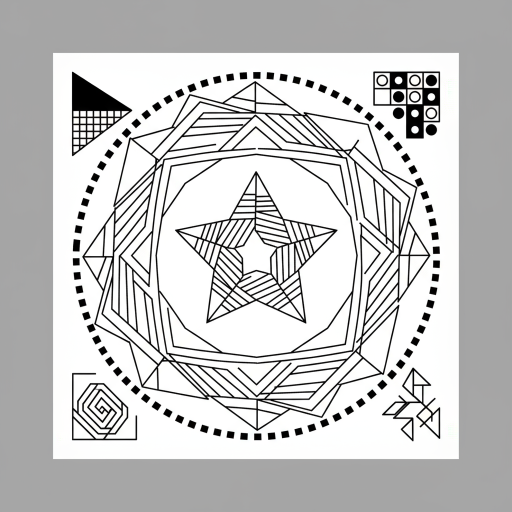
#> input picture markers/marker_2.png, 1024 x 1024 px (shown at 1/2 size); its folder holds only this picture in this run
$ python test_ar_system.py
#> lines starting #> are read from the running program, lines starting #| are printed output that depends on the picture
### src/ar_engine.py
"""
Augmented Reality Engine
Built from scratch following build-your-own-x guidelines

This module implements the core AR functionality including:
- Feature detection and matching
- Homography estimation
- 3D projection and rendering
"""

import cv2
import numpy as np
import matplotlib.pyplot as plt
from typing import Tuple, List, Optional, Dict, Any


class AREngine:
    """
    Main Augmented Reality Engine class that handles marker detection,
    tracking, and 3D model projection.
    """

    def __init__(self, detector_type: str = 'ORB'):
        """
        Initialize the AR Engine.

        Args:
            detector_type: Feature detector type ('ORB', 'SIFT', 'SURF')
        """
        self.detector_type = detector_type
        self.detector = self._create_detector(detector_type)
        self.matcher = self._create_matcher()

        # Camera calibration parameters (will be set during calibration)
        self.camera_matrix = None
        self.dist_coeffs = None

        # Reference marker data
        self.reference_markers = {}

        # 3D model vertices for rendering
        self.model_vertices = self._create_default_3d_model()

    def _create_detector(self, detector_type: str):
        """Create feature detector based on type."""
        if detector_type == 'ORB':
            return cv2.ORB_create(nfeatures=1000)
        elif detector_type == 'SIFT':
            return cv2.SIFT_create()
        elif detector_type == 'SURF':
            return cv2.xfeatures2d.SURF_create(400)
        else:
            raise ValueError(f"Unsupported detector type: {detector_type}")

    def _create_matcher(self):
        """Create feature matcher."""
        if self.detector_type == 'ORB':
            # Use Hamming distance for binary descriptors
            return cv2.BFMatcher(cv2.NORM_HAMMING, crossCheck=True)
        else:
            # Use L2 distance for float descriptors
            return cv2.BFMatcher(cv2.NORM_L2, crossCheck=True)

    def _create_default_3d_model(self) -> np.ndarray:
        """Create a default 3D cube model for rendering."""
        # Define a 3D cube with vertices
        vertices = np.array([
            [0, 0, 0],      # Bottom face
            [1, 0, 0],
            [1, 1, 0],
            [0, 1, 0],
            [0, 0, -1],     # Top face
            [1, 0, -1],
            [1, 1, -1],
            [0, 1, -1]
        ], dtype=np.float32)

        return vertices

    def add_reference_marker(self, marker_id: str, image_path: str):
        """
        Add a reference marker image for tracking.

        Args:
            marker_id: Unique identifier for the marker
            image_path: Path to the reference marker image
        """
        # Load reference image
        ref_image = cv2.imread(image_path, cv2.IMREAD_GRAYSCALE)
        if ref_image is None:
            raise ValueError(f"Could not load reference image: {image_path}")

        # Detect keypoints and compute descriptors
        keypoints, descriptors = self.detector.detectAndCompute(ref_image, None)

        # Store reference data
        self.reference_markers[marker_id] = {
            'image': ref_image,
            'keypoints': keypoints,
            'descriptors': descriptors,
            'shape': ref_image.shape
        }

        print(f"Added reference marker '{marker_id}' with {len(keypoints)} keypoints")

    def detect_and_match_features(self, query_image: np.ndarray, marker_id: str) -> Tuple[List, List, List]:
        """
        Detect features in query image and match with reference marker.

        Args:
            query_image: Input image to search for markers
            marker_id: ID of the reference marker to match against

        Returns:
            Tuple of (good_matches, query_keypoints, reference_keypoints)
        """
        if marker_id not in self.reference_markers:
            raise ValueError(f"Reference marker '{marker_id}' not found")

        # Convert to grayscale if needed
        if len(query_image.shape) == 3:
            query_gray = cv2.cvtColor(query_image, cv2.COLOR_BGR2GRAY)
        else:
            query_gray = query_image

        # Detect keypoints and compute descriptors in query image
        query_kp, query_desc = self.detector.detectAndCompute(query_gray, None)

        if query_desc is None or len(query_desc) == 0:
            return [], [], []

        # Get reference data
        ref_data = self.reference_markers[marker_id]
        ref_desc = ref_data['descriptors']

        if ref_desc is None or len(ref_desc) == 0:
            return [], [], []

        # Match descriptors
        matches = self.matcher.match(query_desc, ref_desc)

        # Sort matches by distance (best matches first)
        matches = sorted(matches, key=lambda x: x.distance)

        # Filter good matches using distance threshold
        good_matches = []
        if len(matches) > 0:
            # Use adaptive threshold based on match quality
            distance_threshold = min(50, matches[0].distance * 2.5)
            good_matches = [m for m in matches if m.distance < distance_threshold]

        return good_matches, query_kp, ref_data['keypoints']

    # [141 lines left out: functions estimate_homography, get_marker_corners, draw_detection_results, process_frame, test_ar_engine, not called in this run]


# [2 lines that do not run on import are left out]

### src/renderer_3d.py
"""
3D Renderer for Augmented Reality
Implements 3D projection mathematics and rendering pipeline

This module handles:
- Camera calibration and intrinsic parameters
- 3D to 2D projection using homography
- 3D model rendering and visualization
"""

import cv2
import numpy as np
import matplotlib.pyplot as plt
from typing import Tuple, List, Optional, Dict, Any


class Renderer3D:
    """
    3D Renderer class that handles projection of 3D models onto 2D images
    using camera calibration and homography transformations.
    """

    def __init__(self, camera_matrix: Optional[np.ndarray] = None,
                 dist_coeffs: Optional[np.ndarray] = None):
        """
        Initialize the 3D renderer.

        Args:
            camera_matrix: Camera intrinsic matrix (3x3)
            dist_coeffs: Distortion coefficients
        """
        # Default camera parameters (will be updated with calibration)
        if camera_matrix is None:
            # Default camera matrix for typical webcam
            self.camera_matrix = np.array([
                [800, 0, 320],
                [0, 800, 240],
                [0, 0, 1]
            ], dtype=np.float32)
        else:
            self.camera_matrix = camera_matrix

        if dist_coeffs is None:
            self.dist_coeffs = np.zeros((4, 1), dtype=np.float32)
        else:
            self.dist_coeffs = dist_coeffs

    # [4 lines left out: function set_camera_parameters, not called in this run]

    def homography_to_pose(self, homography: np.ndarray, marker_size: float = 1.0) -> Tuple[np.ndarray, np.ndarray]:
        """
        Decompose homography matrix to get camera pose (rotation and translation).

        Args:
            homography: 3x3 homography matrix
            marker_size: Physical size of the marker in world units

        Returns:
            Tuple of (rotation_vector, translation_vector)
        """
        # Normalize homography
        h = homography / np.linalg.norm(homography[:, 0])

        # Extract rotation and translation from homography
        # H = K * [r1 r2 t] where r1, r2 are first two columns of rotation matrix
        h1 = h[:, 0]
        h2 = h[:, 1]
        h3 = h[:, 2]

        # Compute rotation vectors
        r1 = np.linalg.inv(self.camera_matrix) @ h1
        r2 = np.linalg.inv(self.camera_matrix) @ h2
        t = np.linalg.inv(self.camera_matrix) @ h3

        # Normalize rotation vectors
        r1 = r1 / np.linalg.norm(r1)
        r2 = r2 / np.linalg.norm(r2)

        # Compute third rotation vector (cross product)
        r3 = np.cross(r1, r2)

        # Create rotation matrix
        rotation_matrix = np.column_stack((r1, r2, r3))

        # Ensure proper rotation matrix (orthogonal with determinant 1)
        U, _, Vt = np.linalg.svd(rotation_matrix)
        rotation_matrix = U @ Vt

        # Convert rotation matrix to rotation vector
        rotation_vector, _ = cv2.Rodrigues(rotation_matrix)

        # Scale translation by marker size
        translation_vector = t * marker_size

        return rotation_vector, translation_vector

    # [23 lines left out: function project_3d_points, not called in this run]

    def create_cube_model(self, size: float = 1.0) -> Tuple[np.ndarray, List[Tuple[int, int]]]:
        """
        Create a 3D cube model with vertices and edges.

        Args:
            size: Size of the cube

        Returns:
            Tuple of (vertices, edges)
        """
        # Define cube vertices
        vertices = np.array([
            [0, 0, 0],          # 0: bottom-front-left
            [size, 0, 0],       # 1: bottom-front-right
            [size, size, 0],    # 2: bottom-back-right
            [0, size, 0],       # 3: bottom-back-left
            [0, 0, -size],      # 4: top-front-left
            [size, 0, -size],   # 5: top-front-right
            [size, size, -size], # 6: top-back-right
            [0, size, -size]    # 7: top-back-left
        ], dtype=np.float32)

        # Define cube edges (connections between vertices)
        edges = [
            # Bottom face
            (0, 1), (1, 2), (2, 3), (3, 0),
            # Top face
            (4, 5), (5, 6), (6, 7), (7, 4),
            # Vertical edges
            (0, 4), (1, 5), (2, 6), (3, 7)
        ]

        return vertices, edges

    def create_pyramid_model(self, base_size: float = 1.0, height: float = 1.0) -> Tuple[np.ndarray, List[Tuple[int, int]]]:
        """
        Create a 3D pyramid model.

        Args:
            base_size: Size of the pyramid base
            height: Height of the pyramid

        Returns:
            Tuple of (vertices, edges)
        """
        # Define pyramid vertices
        vertices = np.array([
            [0, 0, 0],                    # 0: base corner 1
            [base_size, 0, 0],            # 1: base corner 2
            [base_size, base_size, 0],    # 2: base corner 3
            [0, base_size, 0],            # 3: base corner 4
            [base_size/2, base_size/2, -height]  # 4: apex
        ], dtype=np.float32)

        # Define pyramid edges
        edges = [
            # Base edges
            (0, 1), (1, 2), (2, 3), (3, 0),
            # Edges to apex
            (0, 4), (1, 4), (2, 4), (3, 4)
        ]

        return vertices, edges

    def create_coordinate_axes(self, length: float = 1.0) -> Tuple[np.ndarray, List[Tuple[int, int, Tuple[int, int, int]]]]:
        """
        Create 3D coordinate axes for visualization.

        Args:
            length: Length of each axis

        Returns:
            Tuple of (vertices, colored_edges)
        """
        # Define axis vertices
        vertices = np.array([
            [0, 0, 0],        # 0: origin
            [length, 0, 0],   # 1: X-axis end (red)
            [0, length, 0],   # 2: Y-axis end (green)
            [0, 0, -length]   # 3: Z-axis end (blue)
        ], dtype=np.float32)

        # Define colored edges (vertex1, vertex2, color_BGR)
        colored_edges = [
            (0, 1, (0, 0, 255)),    # X-axis: red
            (0, 2, (0, 255, 0)),    # Y-axis: green
            (0, 3, (255, 0, 0))     # Z-axis: blue
        ]

        return vertices, colored_edges

    # [139 lines left out: functions draw_3d_model, draw_coordinate_axes, render_ar_scene, test_renderer_3d, not called in this run]


# [2 lines that do not run on import are left out]

### examples/test_ar_system.py
"""
AR System Test Script
Tests all components of the AR system without requiring a camera

This script demonstrates:
- Marker loading and feature detection
- Homography estimation
- 3D model projection
- Complete AR pipeline
"""

import sys
import os
import cv2
import numpy as np

# Add src directory to path
sys.path.append(os.path.join(os.path.dirname(__file__), '..', 'src'))

from ar_engine import AREngine
from renderer_3d import Renderer3D


def create_test_scene():
    """Create a test scene with a marker in it."""
    # Create a test image
    scene = np.ones((480, 640, 3), dtype=np.uint8) * 200  # Light gray background

    # Add some noise/texture to make it more realistic
    noise = np.random.randint(-30, 30, scene.shape, dtype=np.int16)
    scene = np.clip(scene.astype(np.int16) + noise, 0, 255).astype(np.uint8)

    # Load and place a marker in the scene
    marker_path = os.path.join(os.path.dirname(__file__), '..', 'markers', 'marker_1.png')

    if os.path.exists(marker_path):
        marker = cv2.imread(marker_path)
        if marker is not None:
            # Resize marker and place it in the scene
            marker_resized = cv2.resize(marker, (150, 150))

            # Place marker at position (200, 100)
            x, y = 200, 100
            h, w = marker_resized.shape[:2]
            scene[y:y+h, x:x+w] = marker_resized

            print(f"Placed marker in test scene at ({x}, {y})")

    return scene


def test_ar_components():
    """Test individual AR components."""
    print("=== Testing AR Components ===")

    # Test AR Engine
    print("\n1. Testing AR Engine...")
    ar_engine = AREngine(detector_type='ORB')
    print(f"   ✓ AR Engine created with {ar_engine.detector_type} detector")

    # Test 3D Renderer
    print("\n2. Testing 3D Renderer...")
    renderer = Renderer3D()

    # Test model creation
    cube_vertices, cube_edges = renderer.create_cube_model(1.0)
    pyramid_vertices, pyramid_edges = renderer.create_pyramid_model(1.0, 1.5)
    axes_vertices, axes_edges = renderer.create_coordinate_axes(1.0)

    print(f"   ✓ Cube model: {len(cube_vertices)} vertices, {len(cube_edges)} edges")
    print(f"   ✓ Pyramid model: {len(pyramid_vertices)} vertices, {len(pyramid_edges)} edges")
    print(f"   ✓ Coordinate axes: {len(axes_vertices)} vertices, {len(axes_edges)} axes")

    # Test homography to pose conversion
    test_homography = np.array([
        [1.2, 0.1, 250],
        [0.1, 1.2, 150],
        [0.001, 0.001, 1.0]
    ], dtype=np.float32)

    rvec, tvec = renderer.homography_to_pose(test_homography)
    print(f"   ✓ Pose estimation: rotation {rvec.shape}, translation {tvec.shape}")

    return ar_engine, renderer


def test_marker_detection():
    """Test marker detection and tracking."""
    print("\n=== Testing Marker Detection ===")

    # Create AR engine
    ar_engine = AREngine(detector_type='ORB')

    # Load markers
    markers_dir = os.path.join(os.path.dirname(__file__), '..', 'markers')
    markers_loaded = 0

    for filename in os.listdir(markers_dir):
        if filename.lower().endswith('.png'):
            marker_path = os.path.join(markers_dir, filename)
            marker_id = os.path.splitext(filename)[0]

            try:
                ar_engine.add_reference_marker(marker_id, marker_path)
#> in add_reference_marker, `keypoints, descriptors = self.detector.detectAndCompute(ref_image, None)`: keypoints = 1000 keypoints; strongest (x, y, size): (695, 305, 37.2), (696, 305, 31), (708, 296, 31), (260, 276, 37.2)
#| Added reference marker 'marker_2' with 1000 keypoints
                markers_loaded += 1
                print(f"   ✓ Loaded marker: {marker_id}")
            except Exception as e:
                print(f"   ✗ Error loading {filename}: {e}")

    print(f"\nTotal markers loaded: {markers_loaded}")

    # Test detection on a synthetic scene
    if markers_loaded > 0:
        print("\n3. Testing marker detection in synthetic scene...")
        test_scene = create_test_scene()

        # Try to detect the first marker
        first_marker = list(ar_engine.reference_markers.keys())[0]
        matches, query_kp, ref_kp = ar_engine.detect_and_match_features(test_scene, first_marker)

        print(f"   Found {len(matches)} feature matches")

        if len(matches) >= 4:
            homography = ar_engine.estimate_homography(matches, query_kp, ref_kp)
            if homography is not None:
                print("   ✓ Homography estimation successful")

                # Get marker corners
                corners = ar_engine.get_marker_corners(homography, first_marker)
                print(f"   ✓ Marker corners detected: {corners.shape}")

                return test_scene, homography, first_marker
            else:
                print("   ✗ Homography estimation failed")
        else:
            print("   ✗ Not enough matches for homography estimation")

    return None, None, None


def test_3d_rendering(scene, homography, marker_id):
    """Test 3D rendering on detected marker."""
    if scene is None or homography is None:
        print("\n=== Skipping 3D Rendering Test (no detection) ===")
        return None

    print("\n=== Testing 3D Rendering ===")

    renderer = Renderer3D()

    # Test different 3D models
    models = ['cube', 'pyramid', 'axes']
    results = []

    for model_type in models:
        print(f"\n4. Testing {model_type} rendering...")
        try:
            result_scene = renderer.render_ar_scene(scene, homography, model_type, marker_size=1.0)
            results.append((model_type, result_scene))
            print(f"   ✓ {model_type.capitalize()} rendered successfully")
        except Exception as e:
            print(f"   ✗ Error rendering {model_type}: {e}")

    return results


def save_test_results(results):
    """Save test results as images."""
    if not results:
        return

    print("\n=== Saving Test Results ===")

    output_dir = os.path.join(os.path.dirname(__file__), '..', 'examples', 'test_output')
    os.makedirs(output_dir, exist_ok=True)

    for model_type, result_image in results:
        output_path = os.path.join(output_dir, f'ar_test_{model_type}.png')
        cv2.imwrite(output_path, result_image)
        print(f"   ✓ Saved {model_type} result: {output_path}")

    print(f"\nTest results saved to: {output_dir}")


def main():
    """Main test function."""
    print("🎯 AR System Comprehensive Test")
    print("=" * 50)

    try:
        # Test individual components
        ar_engine, renderer = test_ar_components()

        # Test marker detection
        scene, homography, marker_id = test_marker_detection()
#> in test_marker_detection, `first_marker = list(ar_engine.reference_markers.keys())[0]`: first_marker = 'marker_2'
#> in detect_and_match_features, `query_gray = cv2.cvtColor(query_image, cv2.COLOR_BGR2GRAY)`:
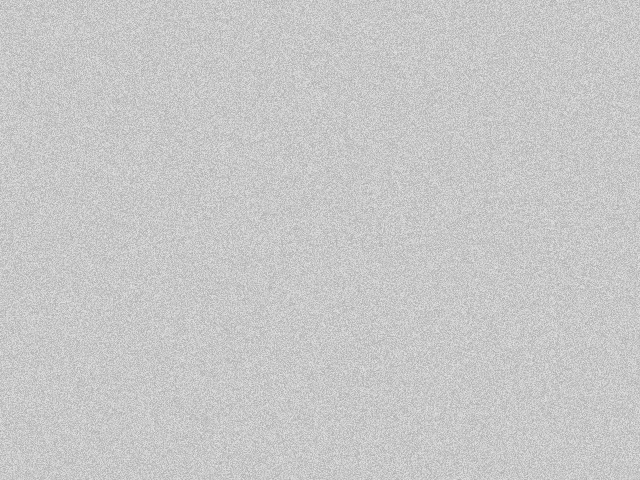
#> query_gray: shape (480, 640); min 170, max 229, mean 199.5
#> in detect_and_match_features, `query_kp, query_desc = self.detector.detectAndCompute(query_gray, None)`: query_kp = 270 keypoints; strongest (x, y, size): (190, 74, 31), (308, 84, 31), (402, 50, 31), (519, 69, 31)
#> in detect_and_match_features, `ref_data = self.reference_markers[marker_id]`: ref_data = 4 items
#> in detect_and_match_features, `matches = self.matcher.match(query_desc, ref_desc)`: matches = 122 matches
#> in detect_and_match_features, `distance_threshold = min(50, matches[0].distance * 2.5)`: distance_threshold = 50
#> in detect_and_match_features, `good_matches = [m for m in matches if m.distance < distance_threshold]`: good_matches = []
#> in test_marker_detection, `matches, query_kp, ref_kp = ar_engine.detect_and_match_features(test_s..`: ref_kp has the same summary as keypoints in add_reference_marker
#|    Found 0 feature matches

        # Test 3D rendering
        results = test_3d_rendering(scene, homography, marker_id)

        # Save results
        if results:
            save_test_results(results)

        print("\n" + "=" * 50)
        print("🎉 AR System Test Completed Successfully!")
        print("\nThe AR system is ready for real-time use.")
        print("Run 'python src/ar_app.py' to start the camera-based AR application.")

    except Exception as e:
        print(f"\n❌ Test failed with error: {e}")
        import traceback
        traceback.print_exc()


if __name__ == "__main__":
    main()

$ run again, on markers/marker_1.png
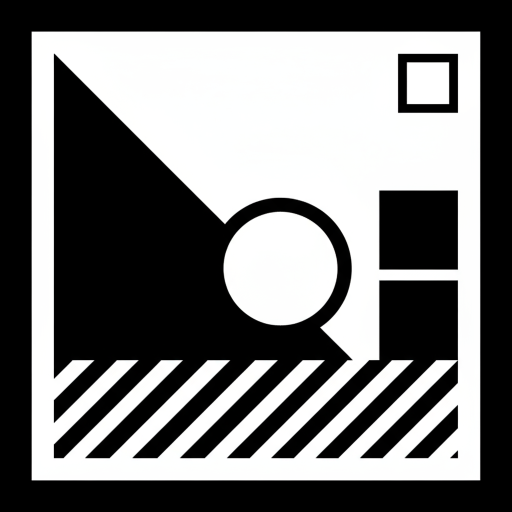
#> input picture markers/marker_1.png, 1024 x 1024 px (shown at 1/2 size)
#> keypoints = 686 keypoints; strongest (x, y, size): (912, 722, 31), (914, 723, 31), (911, 721, 37.2), (910, 721, 44.6)
#| Added reference marker 'marker_1' with 686 keypoints
#> in create_test_scene, marker is the input picture: shape (1024, 1024, 3); mean B, G, R 117.3, 117.4, 117.3
#> in create_test_scene, `marker_resized = cv2.resize(marker, (150, 150))`:
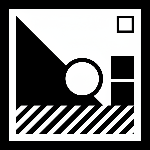
#> marker_resized: shape (150, 150, 3); mean B, G, R 119, 119.1, 119
#> in create_test_scene, `scene[y:y+h, x:x+w] = marker_resized`:
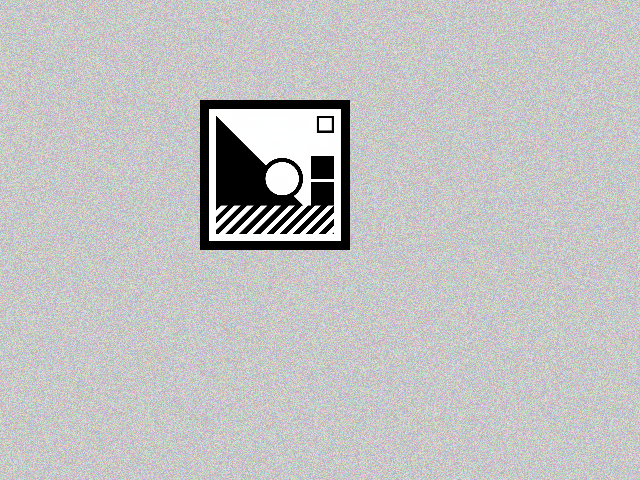
#> scene: shape (480, 640, 3); mean B, G, R 193.6, 193.6, 193.6
#> first_marker = 'marker_1'
#> in detect_and_match_features, `query_kp, query_desc = self.detector.detectAndCompute(query_gray, None)`: query_kp = 901 keypoints; strongest (x, y, size): (320, 119, 31), (330, 119, 31), (320, 129, 31), (330, 129, 31)
#> ref_data = 4 items
#> in detect_and_match_features, `matches = self.matcher.match(query_desc, ref_desc)`: matches = 74 matches
#> distance_threshold = 25
#> good_matches = 4 matches
#> in test_marker_detection, `matches, query_kp, ref_kp = ar_engine.detect_and_match_features(test_s..`: ref_kp has the same summary as keypoints in add_reference_marker
#|    Found 4 feature matches
#> src_pts = [[345.6, 345.6], [215.7, 866.8], [371.2, 806.6], [677.4, 692.9]]
#> dst_pts = [[246.2, 146.9], [250.8, 150], [247.2, 146.4], [253.2, 152.4]]
#> in estimate_homography, `homography, mask = cv2.findHomography( src_pts, dst_pts, cv2.RANSAC, r..`: homography = [[-0.896, 0.164, 253.2], [-0.538, 0.0974, 152.4], [-0.00355, 0.000658, 1]]; mask = [1, 1, 1, 1]
#> in get_marker_corners, `h, w = self.reference_markers[marker_id]['shape']`: h = 1024
#> ref_corners = [[0, 0], [1024, 0], [1024, 1024], [0, 1024]]
#> query_corners = [[253.2, 152.4], [252, 151.2], [253.2, 152.4], [251.4, 150.6]]
#> corners has the same summary as query_corners in get_marker_corners
#|    ✓ Marker corners detected: (4, 1, 2)
#> in main, `scene, homography, marker_id = test_marker_detection()`: marker_id = 'marker_1'
#> after the loop in test_3d_rendering, `for model_type in models:`: results = 3 items
#> the loop in save_test_results, `for model_type, result_image in results:` made 3 passes
#> (printed output is left out)
#| Test results saved to: examples/../examples/test_output
